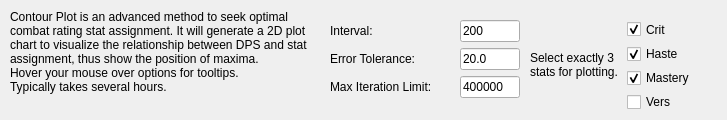
          <widget class="QWidget" name="tab_5">
           <attribute name="title">
            <string>Contour Plot</string>
           </attribute>
           <widget class="QWidget" name="layoutWidget">
            <property name="geometry">
             <rect>
              <x>530</x>
              <y>20</y>
              <width>188</width>
              <height>91</height>
             </rect>
            </property>
            <layout class="QHBoxLayout" name="horizontalLayout_29">
             <item>
              <widget class="QLabel" name="label_38">
               <property name="text">
                <string>&lt;html&gt;&lt;head/&gt;&lt;body&gt;&lt;p&gt;Select exactly 3 stats for plotting.&lt;/p&gt;&lt;/body&gt;&lt;/html&gt;</string>
               </property>
               <property name="wordWrap">
                <bool>true</bool>
               </property>
              </widget>
             </item>
             <item>
              <layout class="QVBoxLayout" name="verticalLayout_11">
               <item>
                <widget class="QCheckBox" name="checkPlotCrit">
                 <property name="text">
                  <string>Crit</string>
                 </property>
                 <property name="checked">
                  <bool>true</bool>
                 </property>
                </widget>
               </item>
               <item>
                <widget class="QCheckBox" name="checkPlotHaste">
                 <property name="text">
                  <string>Haste</string>
                 </property>
                 <property name="checked">
                  <bool>true</bool>
                 </property>
                </widget>
               </item>
               <item>
                <widget class="QCheckBox" name="checkPlotMastery">
                 <property name="text">
                  <string>Mastery</string>
                 </property>
                 <property name="checked">
                  <bool>true</bool>
                 </property>
                </widget>
               </item>
               <item>
                <widget class="QCheckBox" name="checkPlotVers">
                 <property name="text">
                  <string>Vers</string>
                 </property>
                </widget>
               </item>
              </layout>
             </item>
            </layout>
           </widget>
           <widget class="QLabel" name="label_50">
            <property name="geometry">
             <rect>
              <x>10</x>
              <y>10</y>
              <width>311</width>
              <height>101</height>
             </rect>
            </property>
            <property name="text">
             <string>Contour Plot is an advanced method to seek optimal combat rating stat assignment. It will generate a 2D plot chart to visualize the relationship between DPS and stat assignment, thus show the position of maxima.
Hover your mouse over options for tooltips.
Typically takes several hours.</string>
            </property>
            <property name="alignment">
             <set>Qt::AlignLeading|Qt::AlignLeft|Qt::AlignTop</set>
            </property>
            <property name="wordWrap">
             <bool>true</bool>
            </property>
           </widget>
           <widget class="QWidget" name="layoutWidget">
            <property name="geometry">
             <rect>
              <x>330</x>
              <y>20</y>
              <width>190</width>
              <height>80</height>
             </rect>
            </property>
            <layout class="QVBoxLayout" name="verticalLayout_12">
             <item>
              <layout class="QHBoxLayout" name="horizontalLayout_26">
               <item>
                <widget class="QLabel" name="label_37">
                 <property name="text">
                  <string>Interval:</string>
                 </property>
                 <property name="textFormat">
                  <enum>Qt::PlainText</enum>
                 </property>
                </widget>
               </item>
               <item>
                <widget class="QLineEdit" name="txtPlotInterval">
                 <property name="minimumSize">
                  <size>
                   <width>60</width>
                   <height>0</height>
                  </size>
                 </property>
                 <property name="maximumSize">
                  <size>
                   <width>60</width>
                   <height>16777215</height>
                  </size>
                 </property>
                 <property name="toolTip">
                  <string>Distance between two plot points.
It's commonly recommended to set sparse points with high precision,
compared to set dense points with low precision.</string>
                 </property>
                 <property name="text">
                  <string>200</string>
                 </property>
                 <property name="placeholderText">
                  <string/>
                 </property>
                </widget>
               </item>
              </layout>
             </item>
             <item>
              <layout class="QHBoxLayout" name="horizontalLayout_27">
               <item>
                <widget class="QLabel" name="label_36">
                 <property name="text">
                  <string>Error Tolerance:</string>
                 </property>
                 <property name="textFormat">
                  <enum>Qt::PlainText</enum>
                 </property>
                </widget>
               </item>
               <item>
                <widget class="QLineEdit" name="txtPlotErrorTolerance">
                 <property name="minimumSize">
                  <size>
                   <width>60</width>
                   <height>0</height>
                  </size>
                 </property>
                 <property name="maximumSize">
                  <size>
                   <width>60</width>
                   <height>16777215</height>
                  </size>
                 </property>
                 <property name="toolTip">
                  <string>If DPS error of a plot point is lesser than tolerance, finish this point instantly.
Lower tolerance gives better result but takes more time.</string>
                 </property>
                 <property name="text">
                  <string>20.0</string>
                 </property>
                 <property name="placeholderText">
                  <string/>
                 </property>
                </widget>
               </item>
              </layout>
             </item>
             <item>
              <layout class="QHBoxLayout" name="horizontalLayout_28">
               <item>
                <widget class="QLabel" name="label_35">
                 <property name="text">
                  <string>Max Iteration Limit:</string>
                 </property>
                 <property name="textFormat">
                  <enum>Qt::PlainText</enum>
                 </property>
                </widget>
               </item>
               <item>
                <widget class="QLineEdit" name="txtPlotMaxIterationLimit">
                 <property name="minimumSize">
                  <size>
                   <width>60</width>
                   <height>0</height>
                  </size>
                 </property>
                 <property name="maximumSize">
                  <size>
                   <width>60</width>
                   <height>16777215</height>
                  </size>
                 </property>
                 <property name="toolTip">
                  <string>If a plot point has been simulated more than this limit, finish this point anyway.
Greater limit gives better result but takes more time.</string>
                 </property>
                 <property name="text">
                  <string>400000</string>
                 </property>
                 <property name="placeholderText">
                  <string/>
                 </property>
                </widget>
               </item>
              </layout>
             </item>
            </layout>
           </widget>
          </widget>
